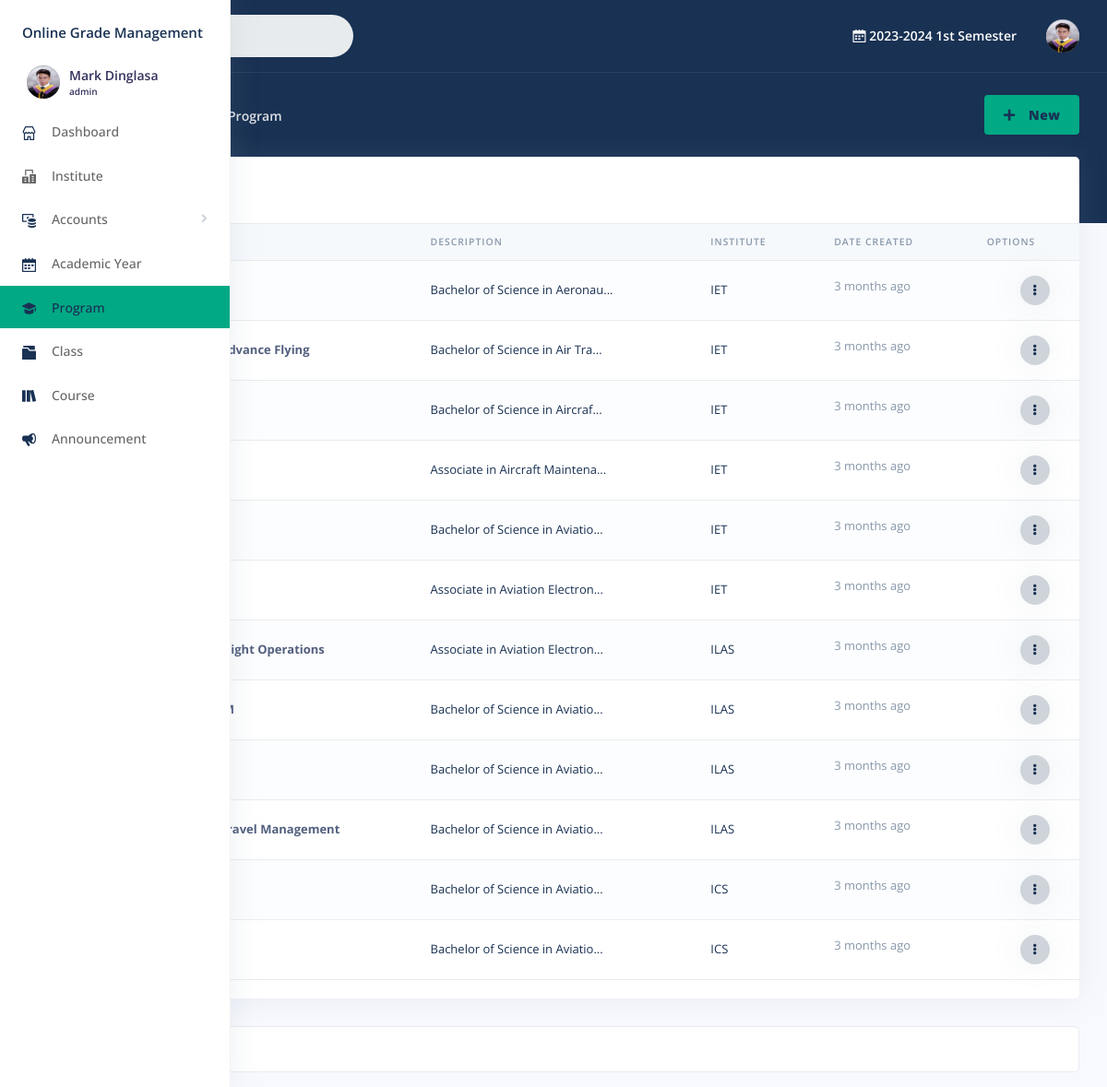
/admin/program.php (signed in), run on the app's committed database.
### tables this page shows
CREATE TABLE `user` (
  `id` int(11) NOT NULL,
  `type` text NOT NULL,
  `username` text NOT NULL,
  `password` text NOT NULL,
  `firstname` text NOT NULL,
  `middlename` text DEFAULT NULL,
  `lastname` text NOT NULL,
  `gender` text DEFAULT NULL,
  `birthdate` date DEFAULT NULL,
  `address` text DEFAULT NULL,
  `phone_no` text DEFAULT NULL,
  `profileImage` text DEFAULT NULL,
  `isPasswordChanged` int(11) NOT NULL,
  `status` int(11) NOT NULL,
  `updated_on` datetime DEFAULT NULL,
  `created_on` datetime NOT NULL
);

CREATE TABLE `period` (
  `id` int(22) NOT NULL,
  `year` text NOT NULL,
  `term` int(11) NOT NULL,
  `status` int(11) NOT NULL,
  `updated_on` datetime DEFAULT NULL,
  `created_on` datetime NOT NULL
);

CREATE TABLE `program` (
  `id` int(20) NOT NULL,
  `name` text NOT NULL,
  `description` text NOT NULL,
  `institute_id` int(20) NOT NULL,
  `updated_on` datetime NOT NULL,
  `created_on` datetime NOT NULL
);

CREATE TABLE `institute` (
  `id` int(11) NOT NULL,
  `name` text NOT NULL,
  `description` text NOT NULL,
  `updated_on` datetime NOT NULL,
  `created_on` datetime NOT NULL
);

### admin/include/session.php (called while the page is built, shortened)
<?php
	include '../include/conn.php';
		if($_SESSION['type']=='admin'){
			$stmt = $con->prepare("SELECT * FROM `user` WHERE `id` = ? LIMIT 1");
			$stmt->execute([$_SESSION['admin']]);
			$user = $stmt->fetch(PDO::FETCH_ASSOC);;
		}else{
			echo"<script>window.location.href='../403.php';</script>";
		}

### include/function.php (called while the page is built, shortened)
<?php
	function created_on($createdDatetime){
		$createdDate = new DateTime($createdDatetime);
		$currentDate = new DateTime();
		$interval = $currentDate->diff($createdDate);
		$years = $interval->y;
		$months = $interval->m;
		$days = $interval->d;
		$hours = $interval->h;
		$minutes = $interval->i;
		$date='';
		if ($years > 0) {
			if($years==1){
				$text='year ago';
			}else{
				$text='years ago';
			}
			$date=$years.' '.$text ;
		} elseif ($months > 0) {
			if($months==1){
				$text='month ago';
			}else{
				$text='months ago';
			}
			$date= $months.' '.$text ;
		} else {
			$date ='Just now';
		}
		return $date;
	}
	function short_text($text){
		if(!empty($text)){
			if(strlen($text)>30){
				$text = substr($text, 0, 30) . "...";
				return $text;
			}
			return $text;
		}
	}
	function formatDate($date) {
		$dateTime = new DateTime($date);
		$formattedDate = $dateTime->format('F j, Y');
		return $formattedDate;
	}

### admin/program.php (the view, shortened to what this page needs)
<?php
	include("include/session.php");
	$parentpage='';
	$page=$currentpage='Program';
	$content_right='<a type="button" data-toggle="modal" data-target="#modal-form" class="btn btn-round btn-icon bg-green text-primary" >
						<span class="btn-inner--icon text-primary font-weight-bolder"><i class="fas fa-plus"></i></span>
						<span class="btn-inner--text text-primary font-weight-bolder"> New</span>
					</a>';
	include("include/header.php");
	?>
	</head>
	<?php include("include/sidebar.php"); ?>
	<div class="main-content" id="panel">
		<?php
			include("include/topnav.php");
			include("include/breadcrumbs.php");
		?>
			<div class="container-fluid mt--6">
				  <div class="row">
					<div class="col">
					<div class="card">
					<div class="card-header border-0">
					  <div class="row">
						<div class="col-6">
						  <h3 class="mb-0 text-primary font-weight-bolder">Program</h3>
						</div>
						<div class="col-6 text-right">
						</div>
					  </div>
					</div>
					<div class="table-responsive">
              			<table class="table align-items-center table-flush table-striped" id="datatable-buttons">
                			<thead class="thead-light">
								<tr>
									<th>No.</th>
									<th>Name</th>
									<th colspan='2'>Description</th>
									<th>Institute</th>
									<th>Date Created</th>
									<th>Options</th>
								</tr>
							</thead>
						<tbody>
							<?php
							try{
								$sql = "SELECT *,
								`program`.`id` AS `program_id`,
								`program`.`name` AS `program_name`,
								`program`.`description` AS `program_description`,
								`institute`.`name` AS `institute_name`
								FROM `program`
								INNER JOIN `institute` ON `institute`.`id` = `program`.`institute_id`
								";
								$query = $con->query($sql);
								$cnt = 0;
								while ($row = $query->fetch(PDO::FETCH_ASSOC)) {
									$cnt++;
							?>
						  <tr>
						  	<td class="text-muted"><?php echo ''.$cnt;?></td>
							<td class="table-user">
								<b>
								<?php
								$name = isset($row['program_name']) ? htmlspecialchars(short_text($row['program_name']), ENT_QUOTES, 'UTF-8') : '';
								echo $name;
								?>
							  </b>
							</td>
							<td colspan='2'>
							  <span class="text-primary">
							  	<?php
									$description = isset($row['program_description']) ? htmlspecialchars(short_text($row['program_description']), ENT_QUOTES, 'UTF-8') : '';
									echo $description;
								?>
							 </span>
							</td>
							<td>
							<span class="text-primary">
							  	<?php
									$institute = isset($row['institute_name']) ? htmlspecialchars(short_text($row['institute_name']), ENT_QUOTES, 'UTF-8') : '';
									echo $institute;
								?>
							 </span>
							</td>
							<td>
							  <span class="text-muted"><?php
							  $created_on = isset($row['created_on']) ? htmlspecialchars(created_on($row['created_on']), ENT_QUOTES, 'UTF-8') : '';
							  ?> <label title="<?php echo formatDate($created_on); ?>"> <?php echo $created_on; ?></label>
							  </span>
							</td>
							<td class="text-right">
							  <div class="dropdown">
								<a class="btn btn-sm btn-icon-only bg-light rounded-circle shadow text-primary" href="#" role="button" data-toggle="dropdown" aria-haspopup="true" aria-expanded="false">
									<i class="fas fa-ellipsis-v"></i>
								</a>
							  </div>
							</td>
						  </tr>
						  <?php  }
							}catch(Exception $e){
								$_SESSION['error']='Something went wrong in accessing scholarship program data.';
							}?>
						</tbody>
					  </table>
					</div>
				</div>
			</div>
		</div>
		<?php	include("include/footer.php"); ?>
        	</div>
      	</div>
	</body>
</html>

### admin/include/sidebar.php (shortened to what this page needs)
<body>
  <nav class="sidenav navbar navbar-vertical fixed-left navbar-expand-xs navbar-light bg-white " id="sidenav-main">
    <div class="scrollbar-inner">
      <div class="sidenav-header d-flex align-items-center">
        <a class="navbar-brand" href="./" style="width:">
          <h4 class="text-primary">Online Grade Management</h4>
        </a>
          <div class="navbar-brand sidebar-user text-left">
            <a href="profile.php">
            <span class="avatar avatar-sm rounded-circle" >
              <?php $userphoto = $user['profileImage'];
                if ($userphoto == "") :
              ?>
              <img src="img/profile.png" alt="Image placeholder">
              <?php else : ?>
                <img alt="Image placeholder" src="img/<?php echo htmlentities($userphoto); ?>" style="width:40px;height:35px;border-radius:50%;">
              <?php endif; ?>
            </span>
            <span >
              <h5 class=" m-0 text-sm  font-weight-bold">
                <?php echo  htmlentities($user['firstname'].' '.$user['lastname']);  ?>
              </h5>
              <h6 class="text-overflow m-0" data-toggle="tooltip" data-placement="left" title="User">
                <?php echo htmlentities($_SESSION['type']);  ?>
              </h6>
            </span>
            </a>
          </div>
        <div class="ml-auto">
          <div class="sidenav-toggler d-none d-xl-block" data-action="sidenav-unpin" data-target="#sidenav-main">
          </div>
        </div>
      </div>
      <br>
      <div class="navbar-inner">
        <div class="collapse navbar-collapse" id="sidenav-collapse-main">
          <ul class="navbar-nav">
            <li class="nav-item">
              <a class="nav-link <?php echo ($parentpage == "dashboard" ? "bg-green  text-primary" : "") ?>" href="./">
                <i class="ni ni-shop text-primary"></i>
                <span class="nav-link-text">Dashboard</span>
              </a>
            </li>
            <li class="nav-item">
              <a class="nav-link <?php echo ($page == "Institute" ? "bg-green  text-primary " : "") ?>" href="institute.php">
                <i class="ni ni-building "></i>
                <span class="nav-link-text">Institute</span>
              </a>
            </li>
            <li class="nav-item">
              <a class="nav-link <?php echo ($parentpage == "Account" ? "bg-green  text-primary" : "") ?>" href="#navbar-dataakun" data-toggle="collapse" role="button" aria-expanded="<?php echo ($parentpage == "account" ? "true" : "false") ?>" aria-controls="navbar-dataaccount">
                <i class="ni ni-money-coins text-primary"></i>
                <span class="nav-link-text">Accounts</span>
              </a>
            </li>
            <li class="nav-item">
              <a class="nav-link <?php echo ($page == "Period" ? "bg-green  text-primary" : "") ?>" href="period.php">
                <i class="ni ni-calendar-grid-58  text-primary"></i>
                <span class="nav-link-text">Academic Year</span>
              </a>
            </li>
            <li class="nav-item">
              <a class="nav-link <?php echo ($page == "Program" ? "bg-green  text-primary" : "") ?>" href="program.php">
                <i class="ni ni-hat-3 text-primary"></i>
                <span class="nav-link-text">Program</span>
              </a>
            </li>
            <li class="nav-item">
              <a class="nav-link <?php echo ($page == "Class" ? "bg-green  text-primary" : "") ?>" href="class.php">
                <i class="ni ni-folder-17  text-primary"></i>
                <span class="nav-link-text">Class</span>
              </a>
            </li>
            <li class="nav-item">
              <a class="nav-link <?php echo ($page == "Course" ? "bg-green  text-primary" : "") ?>" href="course.php">
                <i class="ni ni-books text-primary"></i>
                <span class="nav-link-text">Course</span>
              </a>
            </li>
			      <li class="nav-item">
              <a class="nav-link <?php echo ($page == "announcement" ? "bg-green  text-primary" : "") ?>" href="announcement.php">
                <i class="ni ni-notification-70 text-primary"></i>
                <span class="nav-link-text">Announcement</span>
              </a>
            </li>
          </ul>
        </div>
      </div>
    </div>
  </nav>

### admin/include/topnav.php (shortened to what this page needs)
<?php
  include '../include/conn.php';
	include("include/session.php");
?>
  <nav class="navbar navbar-top navbar-expand navbar-dark bg-primary border-bottom">
    <div class="container-fluid">
      <div class="collapse navbar-collapse" id="navbarSupportedContent">
        <form class="navbar-search navbar-search-light form-inline mr-sm-3" id="navbar-search-main">
          <div class="form-group mb-0">
            <div class="input-group input-group-alternative input-group-merge">
              <div class="input-group-prepend">
                <span class="input-group-text"><i class="fas fa-search"></i></span>
              </div>
              <input class="form-control" placeholder="Search Page ..." onkeyup="showResult(this.value)" type="text">
            </div>
          </div>
        </form>
        <ul class="navbar-nav align-items-center ml-md-auto">
          <li class="nav-item dropdown">
            <p class="nav-link mb-0 text-sm  font-weight-bold text-white" href="#">
              <i class="ni ni-calendar-grid-58"></i>
              <?php
                try {
                    $query = "SELECT * FROM `period` WHERE `status` = '1' LIMIT 1";
                    $stmt = $con->prepare($query);
                    $stmt->execute();
                    $result = $stmt->fetch(PDO::FETCH_ASSOC);
                    if ($result) {
                        echo $result['year'] . " ";
                        if ($result['term'] == '1') echo "1st Semester";
                        else if ($result['term'] == '2')  echo "2nd Semester";
                        else if ($result['term'] == '3')  echo "Summer";
                        else  echo "Unknown Term";
                    } else echo "No active period found.";
                } catch (PDOException $e) { echo "Error: " . $e->getMessage(); }
              ?>
            </p>
          </li>
        </ul>
        <ul class="navbar-nav align-items-center ml-auto ml-md-0">
          <li class="nav-item dropdown">
            <a class="nav-link pr-0" href="#" role="button" data-toggle="dropdown" aria-haspopup="true" aria-expanded="false">
              <div class="media align-items-center">
                  <span class="avatar avatar-sm rounded-circle">
                    <?php $userphoto = $user['profileImage'];
                    if ($userphoto == "") :?><img src="img/profile.png" alt="Image placeholder">
                    <?php else : ?><img alt="Image placeholder" src="img/<?php echo htmlentities($userphoto); ?>" style="width:40px;height:35px;border-radius:50%;"><?php endif; ?>
                  </span>
              </div>
            </a>
          </li>
        </ul>
    </div>
  </nav>

### assets/css/style.css (style rules this page uses)
:root { --blue: #5e72e4; --indigo: #5603ad; --purple: #8965e0; --pink: #f3a4b5; --red: #f5365c; --orange: #fb6340; --yellow: #ffd600; --green: #01A985; --green2: #128C7E; --green3: #075E54; --teal: #11cdef; --cyan: #2bffc6; --white: #fff; --gray: #8898aa; --gray-dark: #32325d; --light: #ced4da; --lighter: #e9ecef; --primary: #193153; --secondary: #f7fafc; --success: #2dce89; --info: #11cdef; --warning: #fb6340; --danger: #f5365c; --light: #adb5bd; --dark: #212529; --default: #172b4d; --white: #fff; --neutral: #fff; --darker: black; --breakpoint-xs: 0; --breakpoint-sm: 576px; --breakpoint-md: 768px; --breakpoint-lg: 992px; --breakpoint-xl: 1200px; --font-family-sans-serif: Open Sans, sans-serif; --font-family-monospace: SFMono-Regular, Menlo, Monaco, Consolas, 'Liberation Mono', 'Courier New', monospace; }

### admin/include/sidebar.php (style rules this page uses)
.sidebar-user { border-radius: 5px; width:100%; height:50px; position:absolute; padding:10px 10px; line-height:50px; margin-top:100px; }
.sidebar-user:hover, { background:rgb(246,249,252); }
.sidebar-user span { float:left; margin:-17px 5px; }

### data on the page
user: profileImage (picture), firstname+lastname "Mark Dinglasa"
period: year "2023-2024"
program: description "Bachelor of Science in Aeronau...", institute.name "IET", institute.created_on "3 months ago"
program: name "BSAT Advance Flying", description "Bachelor of Science in Air Tra...", institute.name "IET", institute.created_on "3 months ago"
program: description "Bachelor of Science in Aircraf...", institute.name "IET", institute.created_on "3 months ago"
program: description "Associate in Aircraft Maintena...", institute.name "IET", institute.created_on "3 months ago"
program: description "Bachelor of Science in Aviatio...", institute.name "IET", institute.created_on "3 months ago"
program: description "Associate in Aviation Electron...", institute.name "IET", institute.created_on "3 months ago"
program: name "BSAC Flight Operations", description "Associate in Aviation Electron...", institute.name "ILAS", institute.created_on "3 months ago"
program: description "Bachelor of Science in Aviatio...", institute.name "ILAS", institute.created_on "3 months ago"
program: description "Bachelor of Science in Aviatio...", institute.name "ILAS", institute.created_on "3 months ago"
program: name "BSAT Travel Management", description "Bachelor of Science in Aviatio...", institute.name "ILAS", institute.created_on "3 months ago"
program: description "Bachelor of Science in Aviatio...", institute.name "ICS", institute.created_on "3 months ago"
program: description "Bachelor of Science in Aviatio...", institute.name "ICS", institute.created_on "3 months ago"

### other printed values
$_SESSION['type'] "admin"
$currentpage "Program"
